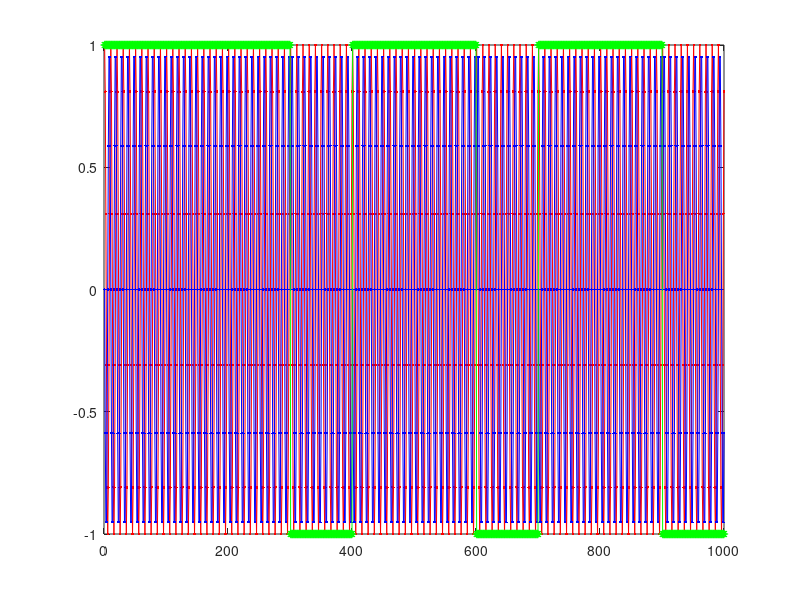

Reproduce this figure in MATLAB.
% This is a little script to observe quadrature modulation, (I/Q), (real/imaginary)
% when bpsk is on the imaginary part of the baseband signal.
clear;

Fchip = 1;
Fmix = 10*Fchip;
Fsamp = 100*Fchip;

Nchip=2^10;
Nsamp = Nchip*Fsamp/Fchip;

s_chip = j*sign(rand(1,Nchip)-0.5);
s_up = repelems(s_chip, [(1:Nchip); (Fsamp/Fchip)*ones(1,Nchip)]);

s_mix = exp(j*2*pi*(Fmix/Fsamp)*(0:Nsamp-1));

s2 = s_mix .* s_up;

Nplot=1000; 
plot(real(s_mix(1:Nplot)), '.-r');
hold on;
plot(real(s2(1:Nplot)), '.-b');
plot(imag(s_up(1:Nplot)), '*-g');
hold off;
